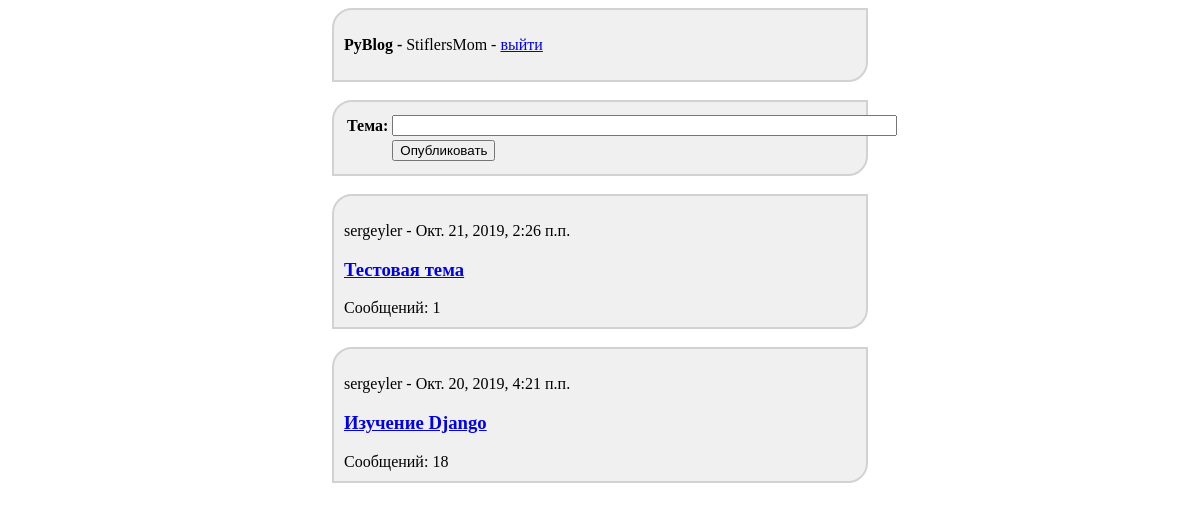
/topic_list/ (signed in), run on the app's committed database.
### main/models.py (models this page shows, shortened)
class Topic(models.Model):
    title = CharField(max_length=128, verbose_name='Тема')
    published = DateTimeField(auto_now_add=True, verbose_name='Опубликовано')
    creator = ForeignKey(User, on_delete=models.CASCADE, verbose_name='Опубликовал')
    class Meta:
        verbose_name = 'Темы'
        verbose_name_plural = 'Темы'
        ordering = ['published']

### main/views.py (the view)
# urls.py: path('topic_list/', topic_list_controller, name='topic_list'),
def topic_list_controller(request):
    if request.method == 'POST' and request.user.is_authenticated:
        form = TopicForm(request.POST)
        if form.is_valid():
            new_topic = form.save(commit=False)
            new_topic.creator = request.user
            new_topic.save()
    topics = Topic.objects.order_by('-published')
    context = {'topics': topics}
    entry_counts = {}
    for tc in topics:
        entry_count = Entry.objects.filter(topic=tc).count()
        entry_counts[tc.pk] = entry_count
    context['entry_counts'] = entry_counts
    if request.user.is_authenticated:
        form = TopicForm()
        context['form'] = form
    return render(request, 'main/topic_list.html', context)

### main/forms.py
class TopicForm(forms.ModelForm):
    class Meta:
        model = Topic
        fields = ['title']
        labels = {'title': 'Тема'}
        widgets = {'title': forms.TextInput(attrs={'size': 60})}

### main/templatetags/my_filters.py (called while the page is built)
def counts_getter(topic, entry_counts):
    return entry_counts[topic.pk]

### main/templates/main/topic_list.html (shortened to what this page needs)
{% extends 'layout/basic.html' %}
{% load my_filters %}
{% block header %}
    <div class="block">
        <p>
            <b>PyBlog - </b>
            {% if user.is_authenticated %}
                {{ user }} - <a href={% url 'logout' %}>выйти</a>
            {% else %}
                <a href="{% url 'login' %}">войти</a> или <a href={% url 'register' %}>зарегистрироваться</a>
            {% endif %}
        </p>
    </div>
    <br>
{% endblock %}
{% block publisher %}
    {% if user.is_authenticated %}
        <div class="block">
            <form method="post">
                <table>{{ form.as_table }}
                    <tr>
                        <td></td>
                        <td><input type="submit" name="submit" value="Опубликовать"></td>
                    </tr>
                </table>
            </form>
        </div>
        <br>
    {% endif %}
{% endblock %}
{% block content %}
    {% for topic in topics %}
        <div class='block'>
            <p>
                {{ topic.creator }} - {{ topic.published }}
            </p>
            <h3><a href="{% url 'entry_list' %}?topic_id={{ topic.pk }}"> {{ topic.title }}</a></h3>
            Сообщений: {{ topic|counts_getter:entry_counts }}
        </div>
        <br>
    {% empty %}
        <div class="block">
            <p>На форуме не создано ни одной темы</p>
        </div>
    {% endfor %}
{% endblock %}

### main/static/main/style.css (style rules this page uses)
div.block { background-color: RGB(240, 240, 240); border-top-left-radius: 20px; border-bottom-right-radius: 20px; border: 2px solid RGB(210,210,210); padding: 10px; margin-left: auto; margin-right: auto; width: 32em }

### data on the page
Topic: creator "sergeyler", published "Окт. 21, 2019, 2:26 п.п.", title "Тестовая тема", id "1"
Topic: creator "sergeyler", published "Окт. 20, 2019, 4:21 п.п.", title "Изучение Django", id "18"

### other printed values
{{ user }} "StiflersMom"
